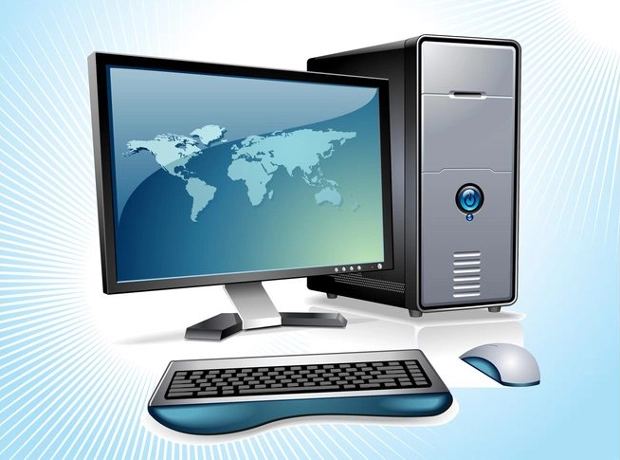
#> input picture IMG-IMPACT/Images/5_desktop.jpg, 620 x 460 px, found by its file name
$ python 5_LinearFilter.py
#> lines starting #> are read from the running program, lines starting #| are printed output that depends on the picture

import sys
import cv2 as cv
import numpy as np
def main():
    window_name = 'filter2D Demo'
    #img=input("Enter image file name:")

    img='Images/5_desktop.jpg'
    imageName = img if len(img) > 0 else '4.jpg'
    # Loads an image
    src = cv.imread(cv.samples.findFile(imageName), cv.IMREAD_COLOR)
#> src is the input picture: shape (460, 620, 3); mean B, G, R 196.8, 187.4, 165.7
    # Check if image is loaded fine
    if src is None:
        print ('Error opening image!')
        print ('Usage: filter2D.py [image_name -- default lena.jpg] \n')
        return -1

    ddepth = -1

    ind = 0
    while True:

        kernel_size = 3 + 2 * (ind % 5)
        kernel = np.ones((kernel_size, kernel_size), dtype=np.float32)
        kernel /= (kernel_size * kernel_size)

        dst = cv.filter2D(src, ddepth, kernel)
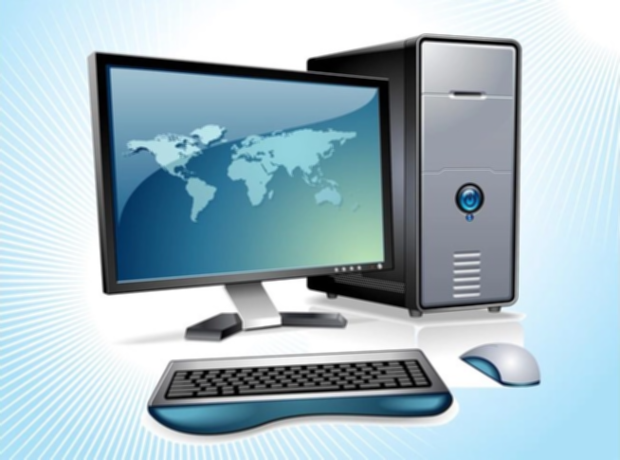
#> dst: shape (460, 620, 3); mean B, G, R 196.8, 187.4, 165.7

        cv.imshow(window_name, dst)
        c = cv.waitKey(1000)
#> (key Esc is pressed here)
        if ind == 10:
            break
        ind += 1
    return 0

main()
